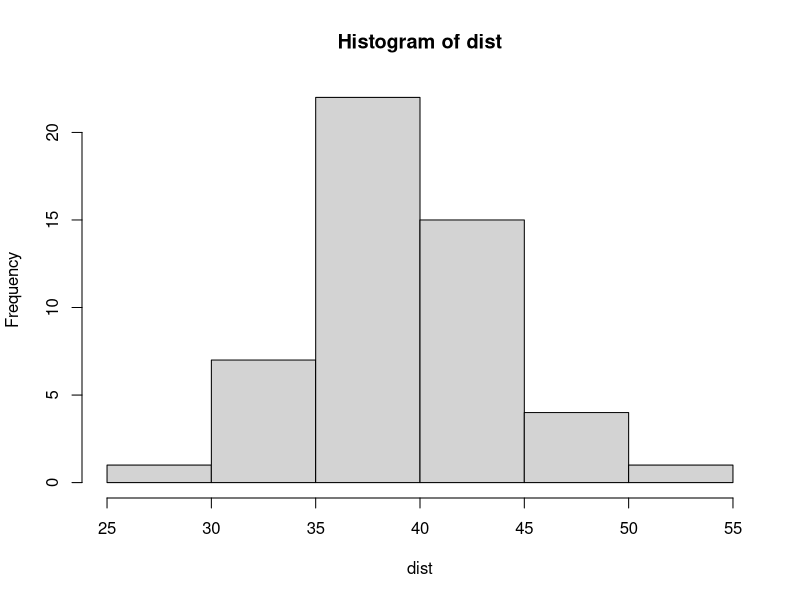
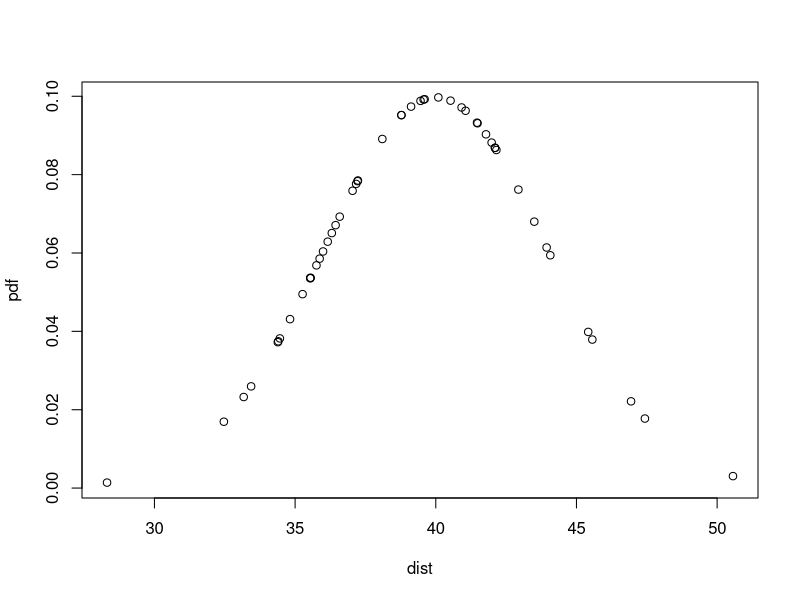
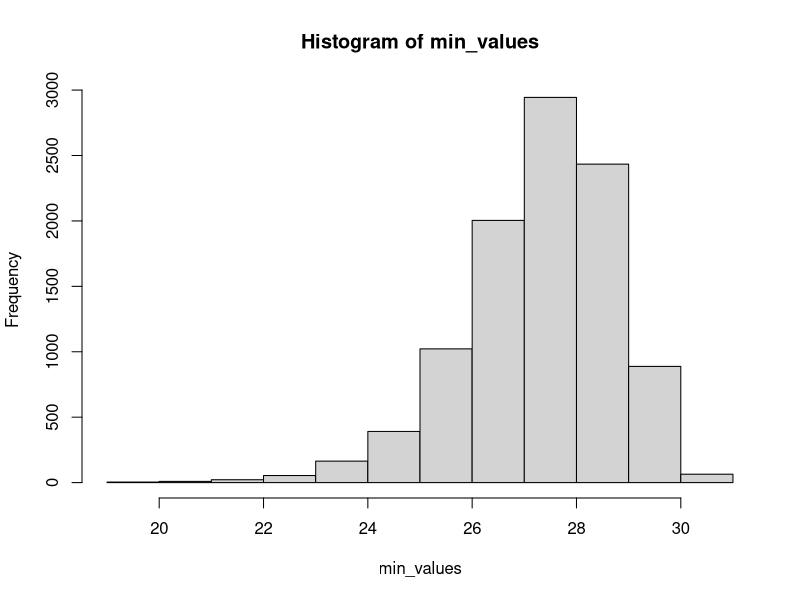
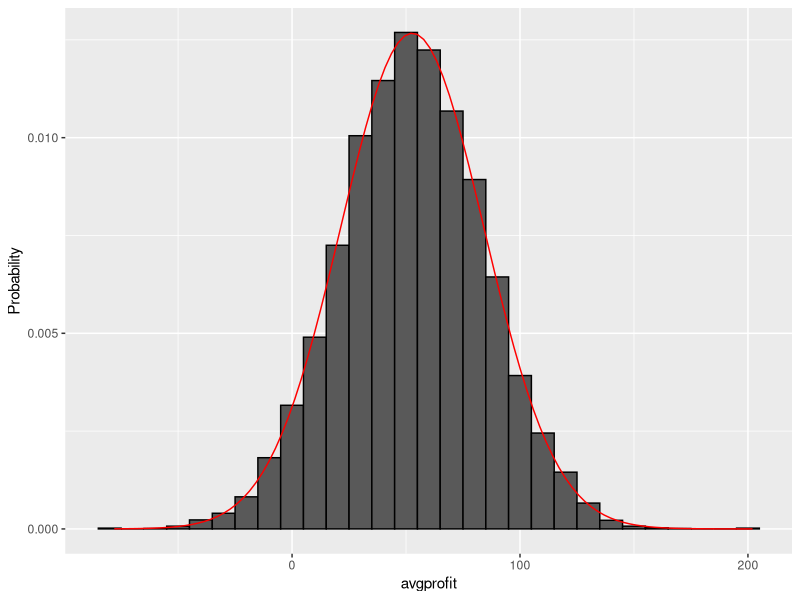

Reproduce these figures in R, in order.
## ---- chunk 1
n <- 50
dist <- rnorm(n, mean=40, sd=4)
hist(dist)
## ---- chunk 2
pdf <- dnorm(dist, mean=40, sd=4)
plot(dist, pdf)
## ---- chunk 3
qnorm(0.25, mean=40, sd=4)
## ---- chunk 4
pnorm(42,mean=40, sd=4)
## ---- chunk 5
B <- 10000
min_values <- replicate(B, {
  simulated_data <- rnorm(800, mean=40, sd=4)
  min(simulated_data)
})
hist(min_values)
## ---- chunk 6
mean(min_values <= 28)
## ---- chunk 7
wheel <- rep(c("Black", "Red", "Green"), c(18, 18, 2))

n <- 1000
draws <- sample(ifelse(wheel=="Red", -1, 1), n, replace = T)
profit <- sum(draws)
profit
## ---- chunk 8
n <- 1000
draws <- sample(c(-1,1), n, replace = T, prob = c(10/19,9/19))
profit <- sum(draws)
profit
## ---- chunk 9
n <- 1000
B <- 10000
avgprofit <- replicate(B, {
  draws <- sample(c(-1,1), n, replace = T, prob = c(9/19,10/19))
  sum(draws)
})
mean(avgprofit)
## ---- chunk 10
library(ggplot2)
library(magrittr)
s <- seq(min(avgprofit), max(avgprofit), length = 100)
normal_density <-data.frame(s = s, f= dnorm(s, mean(avgprofit), sd(avgprofit)))
data.frame(avgprofit = avgprofit) %>% ggplot(aes(avgprofit, ..density..)) +
  geom_histogram(color = "black", binwidth = 10) +
  ylab("Probability") +
  geom_line(data = normal_density, mapping= aes(s,f), color = "red")
## ---- chunk 11
E <- 1*(10/19)+(-1)*(9/19)
E
## ---- chunk 12
abs(1-(-1))*sqrt(9/19*10/19)
## ---- chunk 13
sum_draws <-  1000 * (1*(10/19)+(-1)*(9/19))
sum_draws
## ---- chunk 14
draw_error = sqrt(1000) * abs(1-(-1))*sqrt(9/19*10/19)
draw_error
## ---- chunk 15
pnorm(0, sum_draws, draw_error)
## ---- chunk 16
n <- 1000
l <- -200000 #loss per foreclosure
p <- 0.02
defaults <- sample(c(0,1), n, prob = c(1-p, p), replace = TRUE)
sum(defaults * l)
## ---- chunk 17
l <- -200000 #loss per foreclosure
p <- 0.02
x <- l*p/(1-p)
x
## ---- chunk 18
l <- -200000 #loss per foreclosure
p <- 0.02
x <- l*p/(1-p)
meanloss <- l*p + x*(1-p)
meanloss
## ---- chunk 19
seloss <- abs(x-l)* sqrt(p*(1-p))
seloss
## ---- chunk 20
z <- qnorm(0.01)
z
## ---- chunk 21
n <- 1000
l <- -200000 #loss per foreclosure
p <- 0.02
z <- qnorm(0.01)
x <- -l*(n*p - z*sqrt(n*p*(1-p)))/ (n*(1-p) + z*sqrt(n*p*(1-p)))
x
## ---- chunk 22
l <- -200000 #loss per foreclosure
p <- 0.02
x <- 6249.181
meanloss <- l*p + x*(1-p)
meanloss #avg profit per loan
## ---- chunk 23
l <- -200000 #loss per foreclosure
p <- 0.02
x <- 6249.181
meanloss <- l*p + x*(1-p)
meanloss * 1000
## ---- chunk 24
l <- -200000 #loss per foreclosure
p <- 0.02
x <- 6249.181
mean <- 2124.197
se <- abs(x-l)* sqrt(p*(1-p))
se
## ---- chunk 25
z <- qnorm(0.01)
mean <- 2124.197
se <-28874.89
n <- z^2*se^2/mean^2
n
## ---- chunk 26
r <-0.05  
x <- r * 180000 
l <- -200000 
p <- 0.04
n <- ceiling((z^2*(abs(x-l))^2*p*(1-p))/(l * p + x * (1-p))^2)
n
## ---- chunk 27
r <-0.05  
x <- r * 180000 
l <- -200000 
p <- 0.04
n <- 22163
n * (l *p + x * (1-p))
## ---- chunk 28
r <-0.05  
x <- r * 180000 
l <- -200000 
p <- 0.04
n <- 22163
profit <- replicate(B, {
  draws <- sample( c(x, l), n, prob = c(1-p,p), replace= TRUE)
  sum(draws)
})
print(mean(profit))
print(mean(profit<0))
## ---- chunk 29
r <-0.05  
x <- r * 180000 
l <- -200000 
n <- 22163
profit2 <- replicate(B, {
  new_p <- 0.04 + sample(seq(-0.01,0.01, length= 100), 1)
  draws <- sample( c(x, l), n, prob = c(1-new_p,new_p), replace= TRUE)
  sum(draws)
})
print(mean(profit2))
print(mean(profit2<0))
print(mean(profit2 < -10000000))
print(sd(profit2)/sqrt(n))
